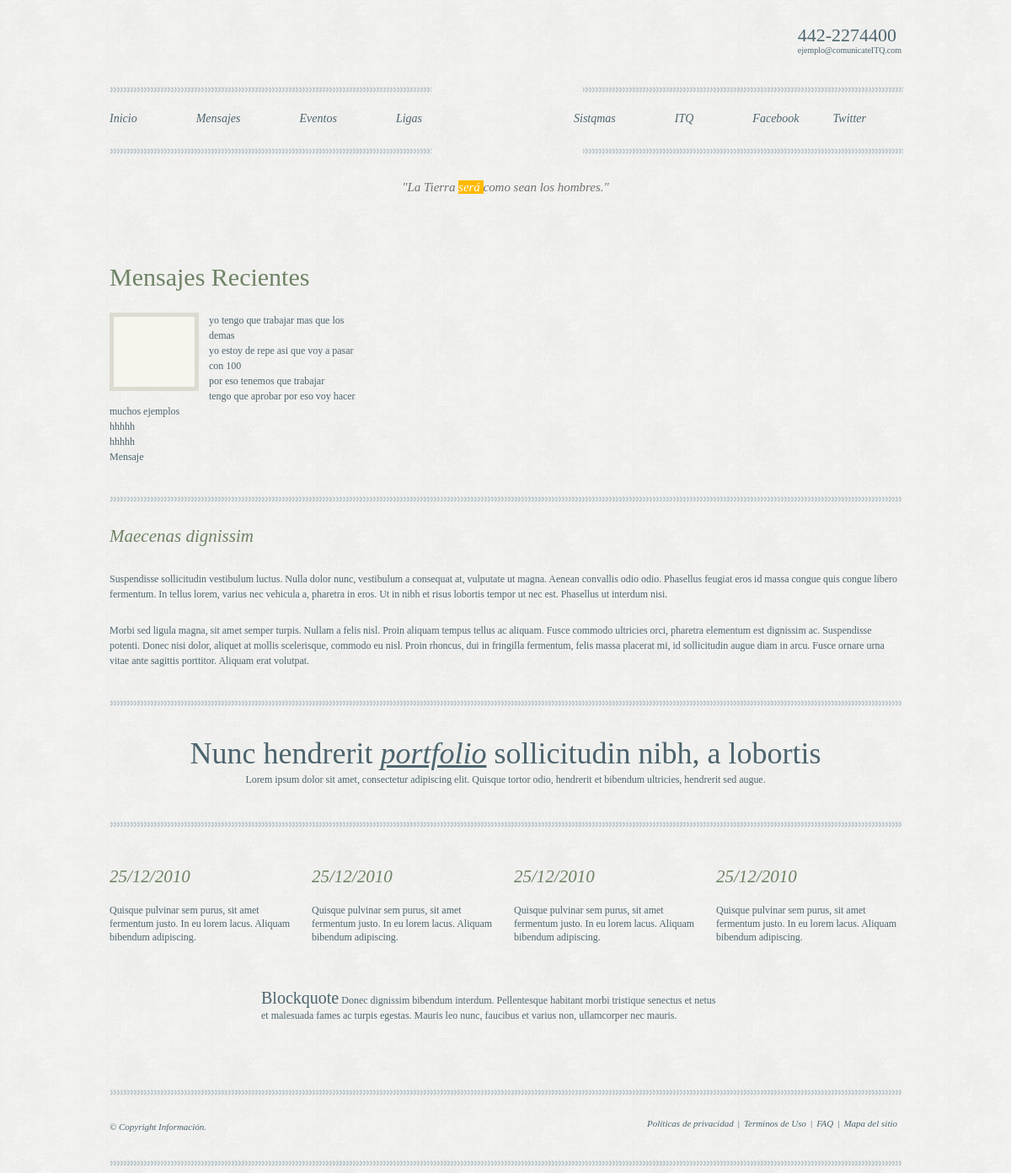
The page /php/ver_respuesta_mensaje.php?id=1 on the database its author committed.
### tables this page shows
CREATE TABLE IF NOT EXISTS `mensajes` (
  `id_mensaje` int(11) NOT NULL AUTO_INCREMENT,
  `id_padre` int(11) NOT NULL DEFAULT '0',
  `id_categoria` int(11) NOT NULL,
  `id_usuario` int(11) NOT NULL,
  `Asunto` varchar(75) NOT NULL,
  `descripcion` text NOT NULL,
  `fecha_publicacion` date NOT NULL,
  `Archivo` varchar(50) NOT NULL,
  PRIMARY KEY (`id_mensaje`)
);

### php/funciones.php (the view, shortened to what this page needs)
<?php
function mensajes_respuesta($padre,$link){
	$query="select * from mensajes where id_padre='".$padre."'";
	if (!$resultado=mysqli_query($link,$query)) {echo "Error". mysqli_error($link);}
	else{
	while($muestra=mysqli_fetch_array($resultado)){
		echo "".utf8_encode($muestra['descripcion'])."</br></span>";
	}
	}
}

### php/ver_respuesta_mensaje.php (shortened to what this page needs)
<?php
    require "funciones.php";
	$con=conectar();
?>
<!DOCTYPE html PUBLIC "-//W3C//DTD XHTML 1.0 Transitional//EN" "http://www.w3.org/TR/xhtml1/DTD/xhtml1-transitional.dtd">
<html xmlns="http://www.w3.org/1999/xhtml">
<head>
<link href="../estilos/otro.css" rel="stylesheet" type="text/css" />
</head>
<body>
 <div class="centerAlign">
 <a href="#" class="logo"></a>
  <p class="call">442-2274400<br /><span>ejemplo@comunicateITQ.com</span></p>
  <ul id="menu">
   <li><a href="index.html">Inicio</a></li>
   <li><a href="vermensjes.php">Mensajes</a></li>
   <li><a href="eventos.html">Eventos</a></li>
   <li><a href="ligas.html">Ligas</a></li>
   <li class="ml"><a href="http://www.Sisteqmas.html">Sistqmas</a></li>
   <li><a href="http://www.itq.edu.mx">ITQ</a></li>
   <li><a href="http://www.facebook.com/mensajes.itq">Facebook</a></li>
   <li><a href="http://www.titter.com/mensajes.itq">Twitter</a></li>
  </ul>
  <p class="t1">"La Tierra <span>será </span> como sean los hombres."</p>
  <div class="smallWrap first">
   <h2>Mensajes Recientes</h2>
   <p><img src="images/blankPic.png" alt="" /><?php mensajes_respuesta($_GET['id'],$con);
   ?>
  </div>
  <hr />
  <h3 class="mt">Maecenas dignissim</h3>
  <p>Suspendisse sollicitudin vestibulum luctus. Nulla dolor nunc, vestibulum a consequat at, vulputate ut magna. Aenean convallis odio odio. Phasellus feugiat eros id massa congue quis congue libero fermentum. In tellus lorem, varius nec vehicula a, pharetra in eros. Ut in nibh et risus lobortis tempor ut nec est. Phasellus ut interdum nisi. </p>
  <p>Morbi sed ligula magna, sit amet semper turpis. Nullam a felis nisl. Proin aliquam tempus tellus ac aliquam. Fusce commodo ultricies orci, pharetra elementum est dignissim ac. Suspendisse potenti. Donec nisi dolor, aliquet at mollis scelerisque, commodo eu nisl. Proin rhoncus, dui in fringilla fermentum, felis massa placerat mi, id sollicitudin augue diam in arcu. Fusce ornare urna vitae ante sagittis porttitor. Aliquam erat volutpat. </p>
  <hr />
   <h1>Nunc hendrerit  <span>portfolio</span> sollicitudin nibh, a lobortis</h1>
   <p class="mtc">Lorem ipsum dolor sit amet, consectetur adipiscing elit. Quisque tortor odio, hendrerit et bibendum ultricies, hendrerit sed augue.</p>
  <hr />
  <ul class="list">
   <li><h4>25/12/2010</h4><p>Quisque pulvinar sem purus, sit amet fermentum justo. In eu lorem lacus. Aliquam bibendum adipiscing.</p></li>
   <li><h4>25/12/2010</h4><p>Quisque pulvinar sem purus, sit amet fermentum justo. In eu lorem lacus. Aliquam bibendum adipiscing.</p></li>
   <li><h4>25/12/2010</h4><p>Quisque pulvinar sem purus, sit amet fermentum justo. In eu lorem lacus. Aliquam bibendum adipiscing.</p></li>
   <li><h4>25/12/2010</h4><p>Quisque pulvinar sem purus, sit amet fermentum justo. In eu lorem lacus. Aliquam bibendum adipiscing.</p></li>
  </ul>
  <blockquote><span>Blockquote</span> Donec dignissim bibendum interdum. Pellentesque habitant morbi tristique senectus et netus et malesuada fames ac turpis egestas. Mauris leo nunc, faucibus et varius non, ullamcorper nec mauris.</blockquote>
  <hr />
  <p class="copy">© Copyright Información.<br /></p>
  <ul class="foot">
   <li><a href="#">Políticas de privacidad</a> |</li>
   <li><a href="#">Terminos de Uso </a>|</li>
   <li><a href="#">FAQ</a>|</li>
   <li><a href="#">Mapa del sitio</a></li>
  </ul>
  <hr />
 </div>
</body>
</html>

### estilos/otro.css (style rules this page uses)
html, body, div, span, applet, object, iframe, h1, h2, h3, h4, h5, h6, p, four_equalsquote, pre, a, abbr, acronym, address, big, cite, code, del, dfn, em, font, img, ins, kbd, q, s, samp, small, strike, sub, sup, tt, var, b, u, i, center, dl, tr, th, td, dt, dd, ol, ul, li, fieldset, form, label, legend, table, caption, tbody, tfoot, thead, input, textarea { margin:0; padding:0; border:0; outline:0; font-size:100%; font-weight:normal; vertical-align:baseline; }
body { line-height:1 }
ol, ul { list-style:none }
a { text-decoration:none }
body { background:url(../images/bodyBg.png) }
.centerAlign { width:940px; margin:0 auto; position:relative }
.logo { width:113px; height:182px; float:left; position:absolute; left:50%; top:0; margin-left:-56px; background:url(../images/redecso.png) no-repeat }
.call { width:auto; float:right; margin-top:29px; padding:0 0 10px 35px; font-family:Georgia, "Times New Roman", Times, serif; font-size:22px; color:#4d656f; line-height:26px; background:url(../images/phone.png) no-repeat left 50% }
.call span { font-size:10px; line-height:10px }
#menu { width:942px; height:81px; float:left; margin-top:27px; background:url(../images/menuBg.png) no-repeat }
#menu li { width:auto; float:left; margin:30px 0 0 70px }
#menu li:first-child { margin-left:0 }
#menu li.ml { margin-left:180px }
#menu li a { font-family:Georgia, "Times New Roman", Times, serif; font-size:14px; color:#4d656f; line-height:18px; font-style:italic }
#menu li + li + li + li + li + li + li + li { margin-left:40px }
.t1 { width:100%; float:left; margin-top:30px; font-family:Georgia, "Times New Roman", Times, serif; font-size:15px; color:#707070; line-height:19px; font-style:italic; text-align:center }
.t1 span { color:#FFF; background:#ffba00 }
h1 { width:100%; float:left; margin-top:28px; font-family:Georgia, "Times New Roman", Times, serif; font-size:36px; color:#4d656f; line-height:40px; text-align:center }
h1 span { font-style:italic; text-decoration:underline }
h2,h4,h3 { width:100%; float:left; margin-top:80px; font-family:Georgia, "Times New Roman", Times, serif; font-size:30px; color:#6f8366; line-height:34px }
h4,h3 { margin-top:33px; font-size:21px; font-style:italic }
h3.mt { margin-top:15px }
p { width:100%; float:left; margin-top:25px; font-family:Georgia, "Times New Roman", Times, serif; font-size:12px; color:#4d656f; line-height:18px; letter-spacing:-0.03px }
p img { width:auto; float:left; margin:0 12px 0 0 }
p.cnt,p.mtc { text-align:center; line-height:23px; }
p.mtc { margin-top:0 }
hr { width:100%; height:8px; float:left; margin-top:37px; border:0; background:url(../images/horzLine.png) no-repeat }
.smallWrap { width:300px; float:left; margin-left:20px }
.smallWrap.first { margin-left:0 }
ul.list { width:100%; float:left }
ul.list li { width:220px; float:left; margin-left:20px }
ul.list li:first-child { margin-left:0 }
ul.list li p { line-height:16px; margin-top:15px }
blockquote { width:540px; height:80px; float:left; margin:45px 0 0 20px; padding:10px 0 0 160px; font-style:normal; font-family:Georgia, "Times New Roman", Times, serif; font-size:12px; color:#4d656f; line-height:18px; background:url(../images/quot.png) no-repeat 20px 50% }
blockquote span { font-size:20px }
p.copy { width:auto; font-style:italic; font-size:11px; margin:20px 0 -10px 0; }
ul.foot { width:auto; float:right; margin-top:20px; }
ul.foot li { width:auto; float:left; font-family:Georgia, "Times New Roman", Times, serif; font-size:11px; color:#4d656f }
ul.foot li a { width:auto; float:left; margin:0 5px; color:#4d656f; font-style:italic }

### rows shown on the page
mensajes: descripcion "yo tengo que trabajar mas que los demas"
mensajes: descripcion "yo estoy de repe asi que voy a pasar con 100"
mensajes: descripcion "por eso tenemos que trabajar"
mensajes: descripcion "tengo que aprobar por eso voy hacer muchos ejemplos"
mensajes: descripcion "hhhhh"
mensajes: descripcion "hhhhh"
mensajes: descripcion "Mensaje"
